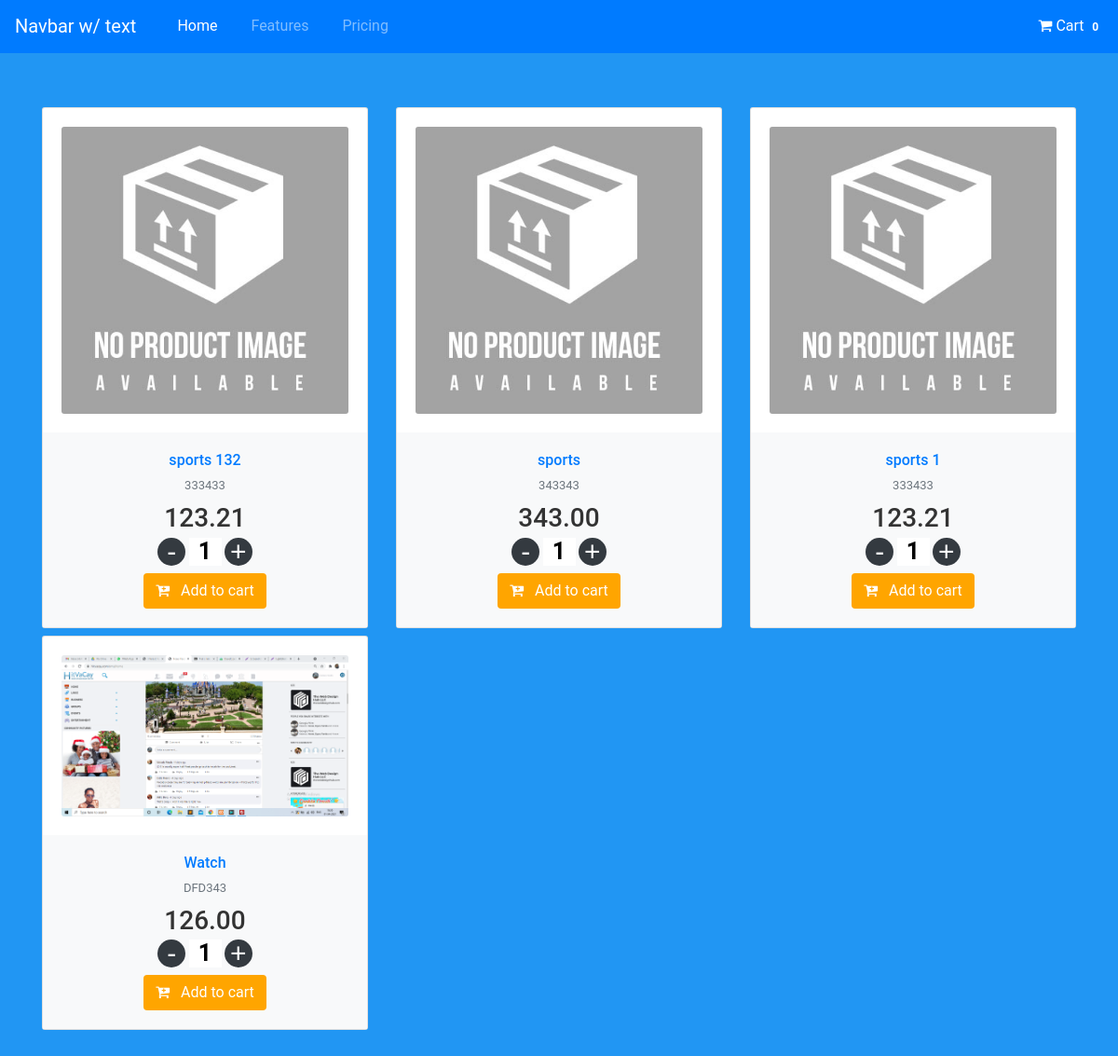
The page / on the database its author committed.
### tables this page shows
CREATE TABLE `products` (
  `id` int(11) NOT NULL,
  `name` varchar(255) NOT NULL,
  `code` varchar(100) NOT NULL,
  `price` varchar(100) NOT NULL,
  `description` tinytext NOT NULL
);

### application/controllers/Home.php (called while the page is built, shortened)
<?php
class Home extends MY_Controller {
    public function __construct()
    {
        $this->load->model(['Product_model','Product_images_model','Attribute_model','Product_attribute_model']);
        $this->load->library('cart');
    }
	public function index(){
        $data['productList'] = $this->Product_model->getAllProducts();
        $data['cartItem'] = [];
        $this->load->view('includes/header');
		$this->load->view('index', $data);
        $this->load->view('includes/footer');
	}
}

### index.php (called while the page is built, shortened)
<?php
require_once BASEPATH.'core/CodeIgniter.php';

### application/models/Product_model.php (called while the page is built, shortened)
<?php
class Product_model extends CI_Model {
	public function getAllProducts(){
		$this->db->select('products.*,product_images.image');
		$this->db->join('product_images', 'product_images.product_id = products.id', 'left');
		$this->db->group_by("products.id");
		$this->db->order_by('products.id', 'DESC');
		$query = $this->db->get('products');
		return $query->result_array();
	}
}

### application/views/index.php (the view, shortened to what this page needs)
<div class="container d-flex justify-content-center mt-50 mb-50">
    <div class="row">
    	<?php foreach ($productList as $key => $product) {
      		$imageURL = base_url(DEFAULT_PRODUCT_IMAGE);
      		if(!empty($product['image']) && file_exists(PRODUCT_IMAGE_PATH.$product['image'])){
      			$imageURL = base_url(PRODUCT_IMAGE_PATH.$product['image']);
      		}
    		?>
	        <div class="col-md-4 mt-2 productBox">
	            <div class="card">
	                <div class="card-body">
	                    <div class="card-img-actions"> <img src="<?php echo $imageURL; ?>" class="card-img img-fluid" width="96" height="350" alt=""> </div>
	                </div>
	                <div class="card-body bg-light text-center">
	                    <div class="mb-2">
	                        <h6 class="font-weight-semibold mb-2"> <a href="#" class="text-default mb-2" data-abc="true"><?php echo $product['name']; ?></a> </h6> <a href="#" class="text-muted" data-abc="true"><?php echo $product['code']; ?></a>
	                    </div>
	                    <h3 class="mb-0 font-weight-semibold"><?php echo $product['price']; ?></h3>
						<div class="qty mb-2 mt-1 plusMinusField" data-productid="<?php echo $product['id']; ?>">
							<span class="minus bg-dark">-</span>
							<input type="number" class="count" name="qty" value="<?php echo (!empty($cartItem[$product['id']]))?$cartItem[$product['id']]['qty']:'1'; ?>" data-rowid="<?php echo (!empty($cartItem[$product['id']]))?$cartItem[$product['id']]['rowid']:'0'; ?>">
							<span class="plus bg-dark">+</span>
						</div>
	                    <button type="button" class="btn bg-cart addToCart" data-id="<?php echo $product['id']; ?>"><i class="fa fa-cart-plus mr-2"></i> Add to cart</button>
	                </div>
	            </div>
	        </div>
	    <?php } ?>
    </div>
</div>

### application/views/includes/header.php (shortened to what this page needs)
<!DOCTYPE html>
<html>
<head>
	<link rel="stylesheet" href="https://maxcdn.bootstrapcdn.com/bootstrap/4.0.0/css/bootstrap.min.css">
  <link rel="stylesheet" type="text/css" href="https://maxcdn.bootstrapcdn.com/font-awesome/4.4.0/css/font-awesome.min.css">
  <link rel="stylesheet" type="text/css" href="<?php echo base_url(CSS_PATH.'custom.css'); ?>">
</head>
<body>
	<nav class="navbar navbar-expand-lg navbar-light navbar-dark bg-primary">
  <a class="navbar-brand" href="#">Navbar w/ text</a>
  <div class="collapse navbar-collapse" id="navbarText">
    <ul class="navbar-nav mr-auto">
      <li class="nav-item active">
        <a class="nav-link" href="#">Home <span class="sr-only">(current)</span></a>
      </li>
      <li class="nav-item">
        <a class="nav-link" href="#">Features</a>
      </li>
      <li class="nav-item">
        <a class="nav-link" href="#">Pricing</a>
      </li>
    </ul>
    <span class="navbar-text">
      <a href="#" id="pCart"><i class="fa fa-shopping-cart"></i> Cart <span class="badge">0</span></a>
    </span>
  </div>
</nav>

### application/views/includes/footer.php (shortened to what this page needs)
</body>
</html>

### assest/css/custom.css (style rules this page uses)
body { margin: 0; font-family: Roboto, -apple-system, BlinkMacSystemFont, "Segoe UI", Roboto, "Helvetica Neue", Arial, sans-serif, "Apple Color Emoji", "Segoe UI Emoji", "Segoe UI Symbol", "Noto Color Emoji"; font-size: .8125rem; font-weight: 400; line-height: 1.5385; color: #333; text-align: left; background-color: #2196F3 }
.mt-50 { margin-top: 50px }
.mb-50 { margin-bottom: 50px }
.card { position: relative; display: -ms-flexbox; display: flex; -ms-flex-direction: column; flex-direction: column; min-width: 0; word-wrap: break-word; background-color: #fff; background-clip: border-box; border: 1px solid rgba(0, 0, 0, .125); border-radius: .1875rem }
.card-img-actions { position: relative }
.card-body { -ms-flex: 1 1 auto; flex: 1 1 auto; padding: 1.25rem; text-align: center }
.card-img { width: 350px }
.bg-cart { background-color: orange; color: #fff }
a { text-decoration: none !important }
nav { padding: 20px 0 40px 0; background: #F8F8F8; font-size: 16px; }
nav ul li { display: inline; padding-left: 20px; }
nav ul li a { color: #777777; text-decoration: none; }

### application/views/index.php (style rules this page uses)
.qty .count { color: #000; display: inline-block; vertical-align: top; font-size: 25px; font-weight: 700; line-height: 30px; padding: 0 2px ;min-width: 35px; text-align: center; }
.qty .plus { cursor: pointer; display: inline-block; vertical-align: top; color: white; width: 30px; height: 30px; font: 30px/1 Arial,sans-serif; text-align: center; border-radius: 50%; }
.qty .minus { cursor: pointer; display: inline-block; vertical-align: top; color: white; width: 30px; height: 30px; font: 30px/1 Arial,sans-serif; text-align: center; border-radius: 50%; background-clip: padding-box; }
div { text-align: center; }
span { -webkit-user-select: none; -moz-user-select: none; -ms-user-select: none; }
input { border: 0; width: 2%; }
input:disabled { background-color:white; }

### rows shown on the page
products: name "sports 132", code "333433", price "123.21", qty "1"
products: name "sports", code "343343", price "343.00", qty "1"
products: name "sports 1", code "333433", price "123.21", qty "1"
products: shows a picture, name "Watch", code "DFD343", price "126.00", qty "1"
